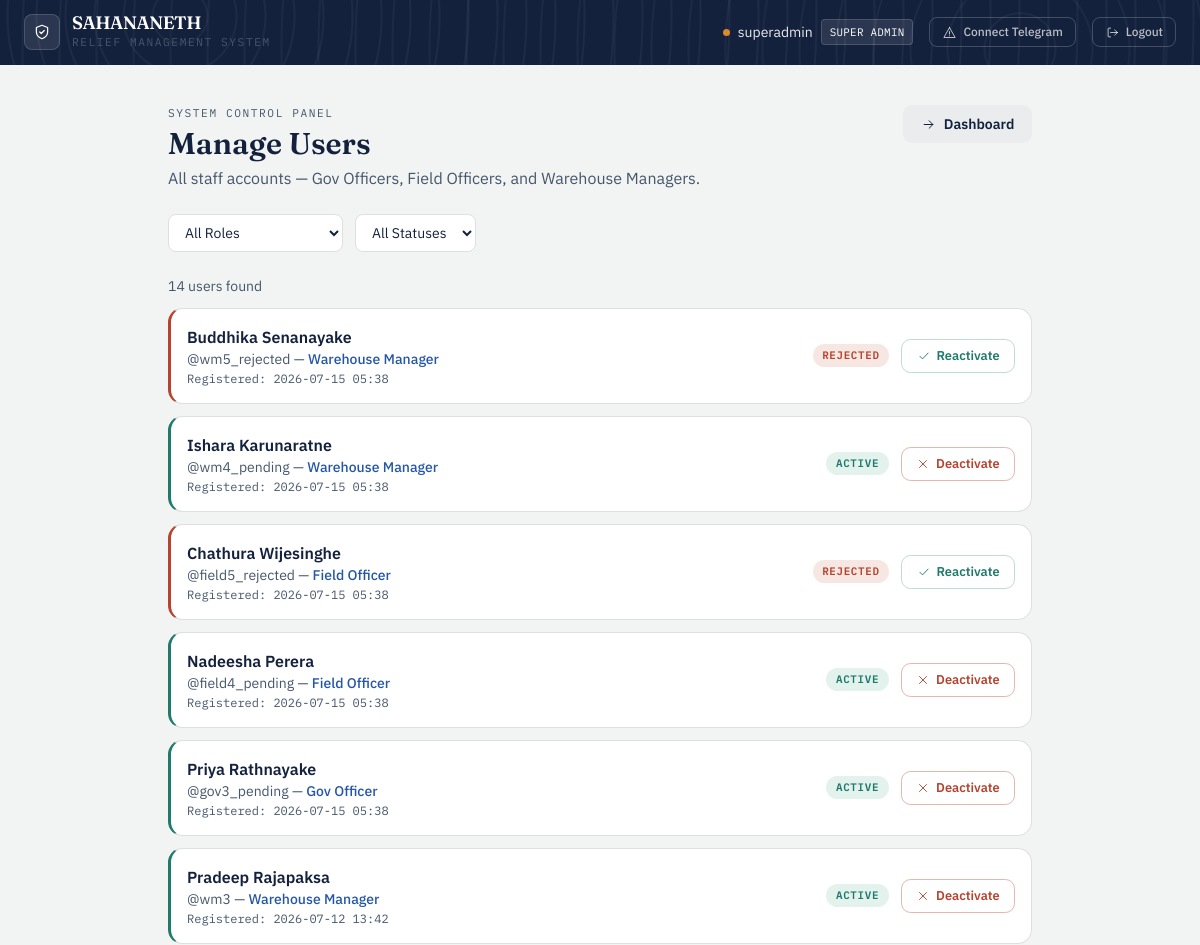
/admin/users (signed in, upper part), run on an earlier commit of the app's database.
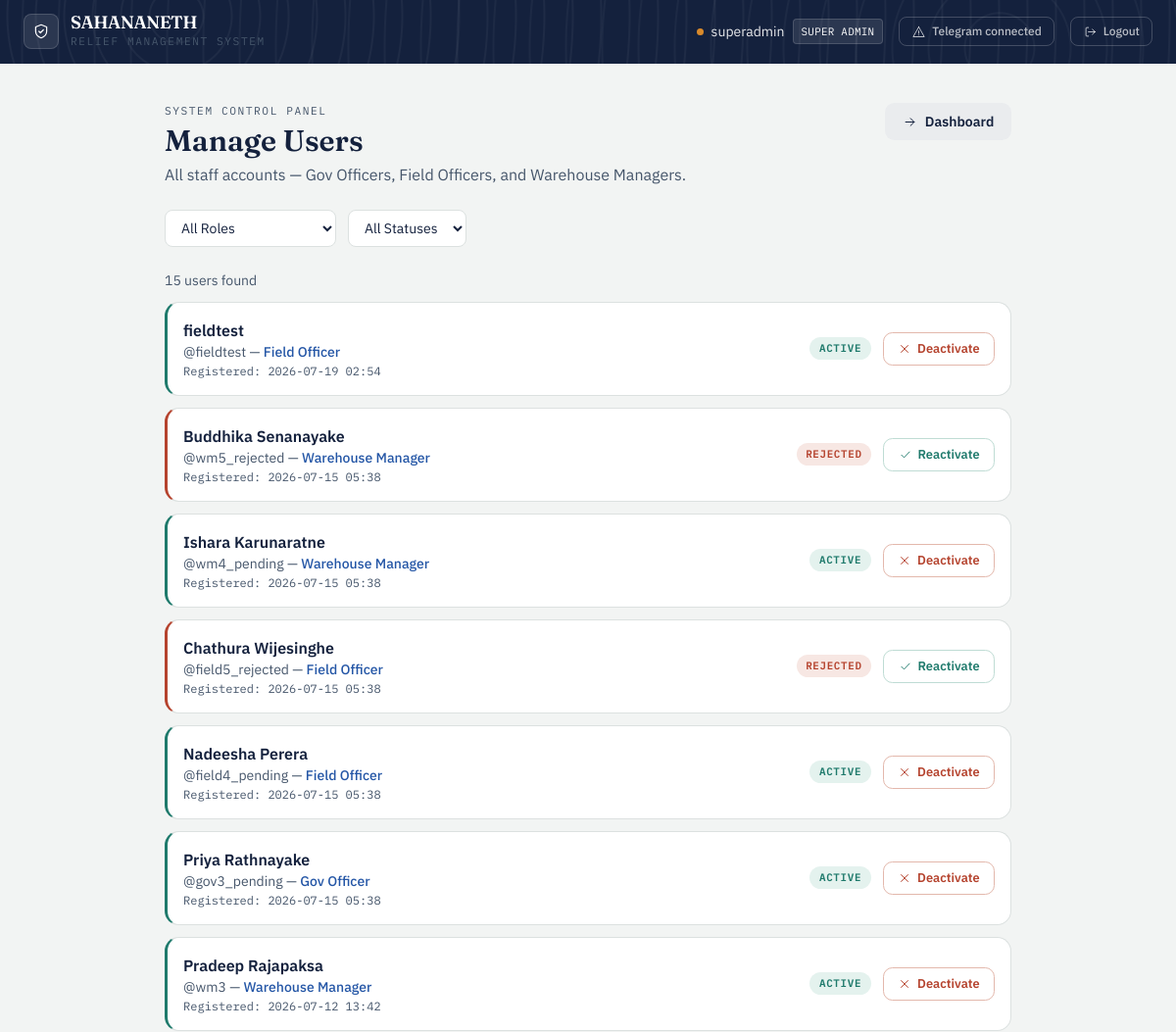
And on a later commit of the database.
### app/models/user.py (models this page shows, shortened)
class User(UserMixin, db.Model):
    __tablename__ = 'users'
    id = db.Column(db.Integer, primary_key=True)
    username = db.Column(db.String(80), unique=True, nullable=False)
    full_name = db.Column(db.String(150), nullable=True)
    password_hash = db.Column(db.String(256), nullable=False)
    role_level = db.Column(
    db.Enum('super_admin', 'gov_officer', 'field_officer',
            'warehouse_manager', 'citizen',
            name='user_role_enum'),
    nullable=False
)
    status = db.Column(
        db.Enum('pending', 'active', 'needs_verification', 'verified', 'rejected',name='user_status_enum'),
        default='pending',
        nullable=False
    )
    assigned_node_id = db.Column(db.Integer, nullable=True)
    created_at = db.Column(db.DateTime, default=datetime.utcnow)
    telegram_chat_id = db.Column(db.String(64), unique=True, nullable=True)
    telegram_linked_at = db.Column(db.DateTime, nullable=True)
    notify_opt_in = db.Column(db.Boolean, default=True, nullable=False)
    country = db.Column(db.String(100), nullable=True)
    region = db.Column(db.String(100), nullable=True)   # state / province / district
    city = db.Column(db.String(100), nullable=True)
    @property
    def telegram_linked(self):
        return self.telegram_chat_id is not None

### app/routes/super_admin.py (the view)
@admin_bp.route('/users')
@login_required
@role_required('super_admin')
def users():
    role_filter = request.args.get('role', '')
    status_filter = request.args.get('status', '')
    query = User.query.filter(User.role_level != 'citizen')
    if role_filter:
        query = query.filter_by(role_level=role_filter)
    if status_filter:
        query = query.filter_by(status=status_filter)
    all_users = query.order_by(User.created_at.desc()).all()
    return render_template('super_admin/users.html',
                           users=all_users,
                           role_filter=role_filter,
                           status_filter=status_filter)

### app/models/user.py (called while the page is built)
@login_manager.user_loader
def load_user(user_id):
    return User.query.get(int(user_id))

### app/utils.py (called while the page is built)
def role_required(*roles):
    def decorator(f):
        @wraps(f)
        def decorated_function(*args, **kwargs):
            if not current_user.is_authenticated:
                abort(401)
            if current_user.role_level not in roles:
                abort(403)
            return f(*args, **kwargs)
        return decorated_function
    return decorator

### app/templates/super_admin/users.html (shortened to what this page needs)
{% extends "base.html" %}
{% block content %}
<div class="mx-auto mt-10 max-w-4xl px-4 pb-16">
    <div class="mb-6 flex flex-wrap items-start justify-between gap-3">
        <div>
            <div class="eyebrow">System Control Panel</div>
            <h1 class="mt-1 font-display text-3xl font-semibold text-ink">Manage Users</h1>
            <p class="mt-1 text-slate">All staff accounts — Gov Officers, Field Officers, and Warehouse Managers.</p>
        </div>
        <a href="/admin/dashboard" class="btn-ghost inline-flex items-center gap-2">
            <svg class="icon" style="width:15px;height:15px"><use href="#icon-arrow-right"/></svg>
            Dashboard
        </a>
    </div>
    <form method="GET" action="/admin/users" class="mb-6 flex flex-wrap gap-3">
        <select name="role" onchange="this.form.submit()"
            class="rounded-lg border border-line bg-white px-3 py-2 text-sm text-ink">
            <option value="">All Roles</option>
        </select>
        <select name="status" onchange="this.form.submit()"
            class="rounded-lg border border-line bg-white px-3 py-2 text-sm text-ink">
            <option value="">All Statuses</option>
        </select>
    </form>
    <p class="mb-3 text-sm text-slate">{{ users|length }} user{{ 's' if users|length != 1 }} found</p>
    {% if users %}
    <div class="space-y-3">
        {% for user in users %}
        <div class="ledger-card p-4 flex flex-wrap items-center justify-between gap-3
            {% if user.status == 'pending' %}tone-amber
            {% elif user.status == 'active' %}tone-relief
            {% else %}tone-rust{% endif %}">
            <div>
                <p class="font-semibold text-ink">{{ user.full_name or user.username }}</p>
                <p class="text-sm text-slate">
                    @{{ user.username }} —
                    <span class="font-medium text-civic">
                        {{ user.role_level.replace('_', ' ').title() }}
                    </span>
                </p>
                <p class="mt-0.5 font-mono text-xs text-slate">
                    Registered: {{ user.created_at.strftime('%Y-%m-%d %H:%M') }}
                </p>
            </div>
            <div class="flex items-center gap-3">
                <span class="status-pill status-{{ user.status }}">{{ user.status }}</span>
                {% if user.status == 'pending' %}
                <a href="/admin/approve/user/{{ user.id }}" class="btn-approve flex items-center gap-1.5">
                    <svg class="icon" style="width:14px;height:14px"><use href="#icon-check"/></svg>
                    Approve
                </a>
                <a href="/admin/reject/user/{{ user.id }}" class="btn-danger flex items-center gap-1.5">
                    <svg class="icon" style="width:14px;height:14px"><use href="#icon-x"/></svg>
                    Reject
                </a>
                {% elif user.id != current_user.id %}
                <a href="/admin/users/toggle/{{ user.id }}"
                    class="{% if user.status == 'active' %}btn-danger{% else %}btn-approve{% endif %} flex items-center gap-1.5">
                    {% if user.status == 'active' %}
                    <svg class="icon" style="width:14px;height:14px"><use href="#icon-x"/></svg>
                    Deactivate
                    {% else %}
                    <svg class="icon" style="width:14px;height:14px"><use href="#icon-check"/></svg>
                    Reactivate
                    {% endif %}
                </a>
                {% endif %}
            </div>
        </div>
        {% endfor %}
    </div>
    {% else %}
    <div class="ledger-card tone-relief p-6 text-center text-slate">
        No users match these filters.
    </div>
    {% endif %}
</div>
{% endblock %}

### app/templates/base.html (shortened to what this page needs)
<!DOCTYPE html>
<html lang="en">
<head>
    <link rel="stylesheet" href="{{ url_for('static', filename='css/tailwind.css') }}">
</head>
<body class="min-h-screen text-ink">
{% if current_user.is_authenticated %}
<nav class="contour-bg text-white px-6 py-3.5 flex justify-between items-center">
    <div class="flex items-center gap-3">
        <div class="w-9 h-9 rounded-lg bg-white/10 border border-white/15 flex items-center justify-center">
            <svg class="icon text-white"><use href="#icon-shield"/></svg>
        </div>
        <div>
            <div class="font-display font-semibold text-lg leading-none tracking-tight">SAHANANETH</div>
            <div class="eyebrow text-white/50 mt-0.5">Relief Management System</div>
        </div>
    </div>
    <div class="flex gap-4 items-center text-sm">
        <div class="flex items-center gap-2">
            <span class="badge-dot bg-amber"></span>
            <span class="text-white/90">{{ current_user.username }}</span>
            <span class="font-mono text-[0.68rem] tracking-wide uppercase bg-white/10 border border-white/15 px-2 py-0.5 rounded">
                {{ current_user.role_level.replace('_', ' ').title() }}
            </span>
        </div>
        <a href="/auth/telegram/connect" class="flex items-center gap-1.5 text-white/70 hover:text-white border border-white/20 hover:border-white/40 px-3 py-1.5 rounded-lg transition">
            <svg class="icon" style="width:15px;height:15px"><use href="#icon-alert"/></svg>
            <span class="text-xs font-medium">{{ 'Telegram connected' if current_user.telegram_linked else 'Connect Telegram' }}</span>
        </a>
        <a href="/auth/logout" class="flex items-center gap-1.5 text-white/70 hover:text-white border border-white/20 hover:border-white/40 px-3 py-1.5 rounded-lg transition">
            <svg class="icon" style="width:15px;height:15px"><use href="#icon-logout"/></svg>
            <span class="text-xs font-medium">Logout</span>
        </a>
    </div>
</nav>
{% endif %}
<main class="{% block main_class %}{% endblock %}">
    {% block content %}{% endblock %}
</main>
</body>
</html>

What changed in the data, as far as the page shows it:
added User: full_name+username "fieldtest", username "fieldtest", role_level.replace "Field Officer", created_at "2026-07-19 02:54", status "ACTIVE", shows "Deactivate"
Also different on the page:
{{ users|length }}: "14" → "15"
text no longer shown: "Connect Telegram"
text now shown: "Telegram connected"
